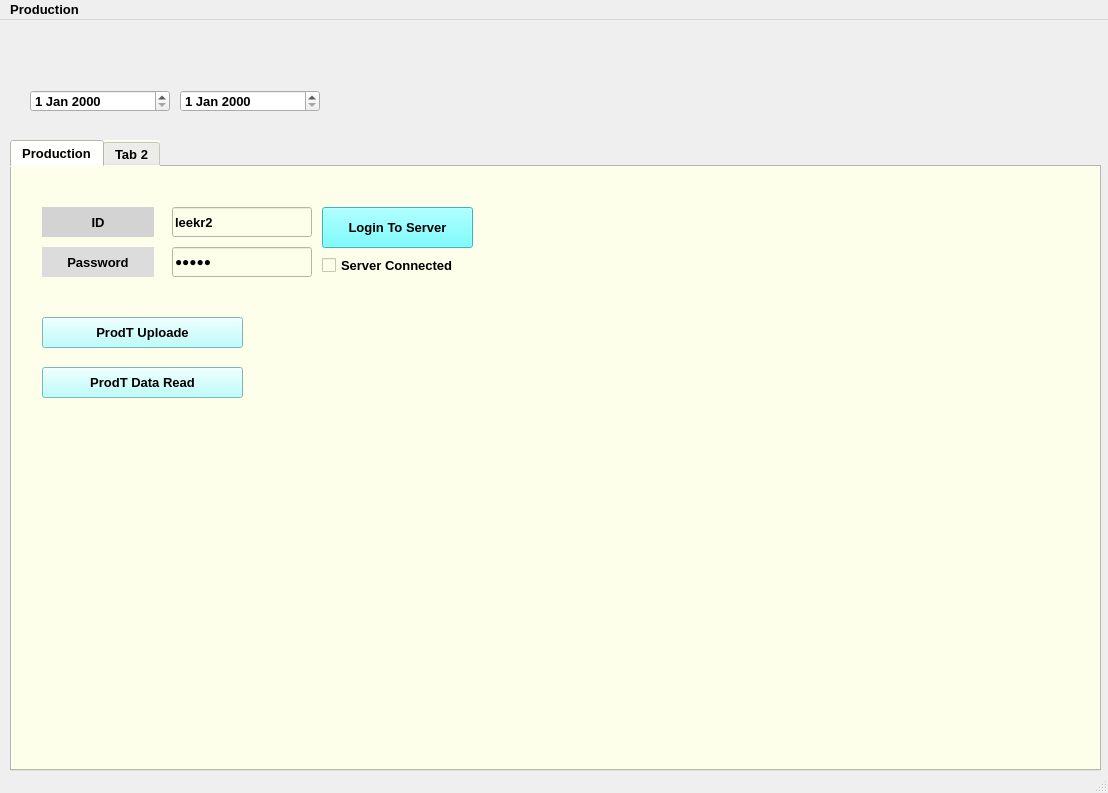
<?xml version="1.0" encoding="UTF-8"?>
<ui version="4.0">
 <class>frmMain_zeitGypsum</class>
 <widget class="QMainWindow" name="frmMain_zeitGypsum">
  <property name="geometry">
   <rect>
    <x>0</x>
    <y>0</y>
    <width>1108</width>
    <height>793</height>
   </rect>
  </property>
  <property name="font">
   <font>
    <pointsize>10</pointsize>
    <weight>75</weight>
    <bold>true</bold>
   </font>
  </property>
  <property name="windowTitle">
   <string>MainWindow</string>
  </property>
  <widget class="QWidget" name="centralwidget">
   <widget class="QDateEdit" name="edtDate">
    <property name="geometry">
     <rect>
      <x>30</x>
      <y>70</y>
      <width>140</width>
      <height>22</height>
     </rect>
    </property>
   </widget>
   <widget class="QDateEdit" name="dateEdit_2">
    <property name="geometry">
     <rect>
      <x>180</x>
      <y>70</y>
      <width>140</width>
      <height>22</height>
     </rect>
    </property>
   </widget>
   <widget class="QTabWidget" name="tabWidget">
    <property name="geometry">
     <rect>
      <x>10</x>
      <y>120</y>
      <width>1091</width>
      <height>631</height>
     </rect>
    </property>
    <property name="font">
     <font>
      <pointsize>10</pointsize>
      <weight>75</weight>
      <bold>true</bold>
     </font>
    </property>
    <property name="styleSheet">
     <string notr="true">background-color: rgb(254, 255, 234);</string>
    </property>
    <property name="currentIndex">
     <number>0</number>
    </property>
    <widget class="QWidget" name="tab">
     <attribute name="title">
      <string>Production</string>
     </attribute>
     <widget class="QPushButton" name="btnProdTUpLoad">
      <property name="geometry">
       <rect>
        <x>30</x>
        <y>150</y>
        <width>201</width>
        <height>31</height>
       </rect>
      </property>
      <property name="font">
       <font>
        <pointsize>10</pointsize>
        <weight>75</weight>
        <bold>true</bold>
       </font>
      </property>
      <property name="styleSheet">
       <string notr="true">background-color: rgb(170, 255, 255);</string>
      </property>
      <property name="text">
       <string>ProdT Uploade</string>
      </property>
     </widget>
     <widget class="QPushButton" name="btnServerLogin">
      <property name="geometry">
       <rect>
        <x>310</x>
        <y>40</y>
        <width>151</width>
        <height>41</height>
       </rect>
      </property>
      <property name="font">
       <font>
        <pointsize>10</pointsize>
        <weight>75</weight>
        <bold>true</bold>
       </font>
      </property>
      <property name="styleSheet">
       <string notr="true">background-color: rgb(85, 255, 255);</string>
      </property>
      <property name="text">
       <string>Login To Server</string>
      </property>
     </widget>
     <widget class="QLabel" name="label">
      <property name="geometry">
       <rect>
        <x>30</x>
        <y>40</y>
        <width>112</width>
        <height>30</height>
       </rect>
      </property>
      <property name="font">
       <font>
        <pointsize>10</pointsize>
        <weight>75</weight>
        <bold>true</bold>
       </font>
      </property>
      <property name="styleSheet">
       <string notr="true">background-color: rgb(211, 211, 211);</string>
      </property>
      <property name="text">
       <string>ID</string>
      </property>
      <property name="alignment">
       <set>Qt::AlignCenter</set>
      </property>
     </widget>
     <widget class="QLabel" name="label_2">
      <property name="geometry">
       <rect>
        <x>30</x>
        <y>80</y>
        <width>112</width>
        <height>30</height>
       </rect>
      </property>
      <property name="font">
       <font>
        <pointsize>10</pointsize>
        <weight>75</weight>
        <bold>true</bold>
       </font>
      </property>
      <property name="styleSheet">
       <string notr="true">background-color: rgb(220, 220, 220);</string>
      </property>
      <property name="text">
       <string>Password</string>
      </property>
      <property name="alignment">
       <set>Qt::AlignCenter</set>
      </property>
     </widget>
     <widget class="QLineEdit" name="edtPassword">
      <property name="geometry">
       <rect>
        <x>160</x>
        <y>80</y>
        <width>140</width>
        <height>30</height>
       </rect>
      </property>
      <property name="font">
       <font/>
      </property>
      <property name="text">
       <string>g1234</string>
      </property>
      <property name="echoMode">
       <enum>QLineEdit::Password</enum>
      </property>
     </widget>
     <widget class="QLineEdit" name="edtID">
      <property name="geometry">
       <rect>
        <x>160</x>
        <y>40</y>
        <width>140</width>
        <height>30</height>
       </rect>
      </property>
      <property name="font">
       <font>
        <pointsize>10</pointsize>
        <weight>75</weight>
        <bold>true</bold>
       </font>
      </property>
      <property name="text">
       <string>leekr2</string>
      </property>
     </widget>
     <widget class="QCheckBox" name="cbServerConnected">
      <property name="geometry">
       <rect>
        <x>310</x>
        <y>90</y>
        <width>151</width>
        <height>17</height>
       </rect>
      </property>
      <property name="font">
       <font>
        <pointsize>10</pointsize>
        <weight>75</weight>
        <bold>true</bold>
       </font>
      </property>
      <property name="text">
       <string>Server Connected</string>
      </property>
     </widget>
     <widget class="QPushButton" name="btnProdTRead">
      <property name="geometry">
       <rect>
        <x>30</x>
        <y>200</y>
        <width>201</width>
        <height>31</height>
       </rect>
      </property>
      <property name="font">
       <font>
        <pointsize>10</pointsize>
        <weight>75</weight>
        <bold>true</bold>
       </font>
      </property>
      <property name="styleSheet">
       <string notr="true">background-color: rgb(170, 255, 255);</string>
      </property>
      <property name="text">
       <string>ProdT Data Read</string>
      </property>
     </widget>
    </widget>
    <widget class="QWidget" name="tab_2">
     <attribute name="title">
      <string>Tab 2</string>
     </attribute>
    </widget>
   </widget>
  </widget>
  <widget class="QMenuBar" name="menubar">
   <property name="geometry">
    <rect>
     <x>0</x>
     <y>0</y>
     <width>1108</width>
     <height>20</height>
    </rect>
   </property>
   <widget class="QMenu" name="menuProduction">
    <property name="title">
     <string>Production</string>
    </property>
    <addaction name="action_ReadFromDB"/>
    <addaction name="action_test2"/>
   </widget>
   <addaction name="menuProduction"/>
  </widget>
  <widget class="QStatusBar" name="statusbar"/>
  <action name="action_ReadFromDB">
   <property name="text">
    <string>Read From DB</string>
   </property>
  </action>
  <action name="action_test2">
   <property name="text">
    <string>test2</string>
   </property>
  </action>
 </widget>
 <resources/>
 <connections/>
 <slots>
  <slot>MenuAction(QAction*)</slot>
  <slot>ServerLogin()</slot>
 </slots>
</ui>
